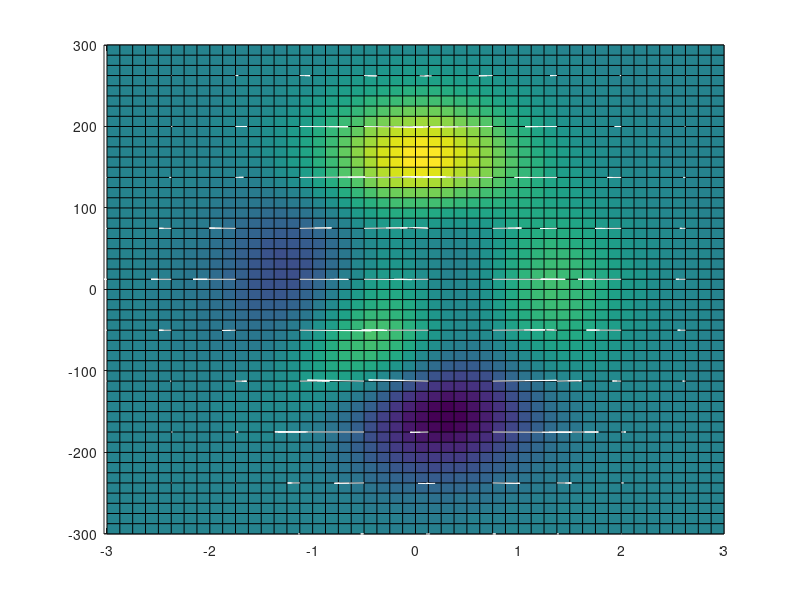

Recreate this plot in MATLAB. (Note: this script raises an error after producing the figure.)
%ARROW2TEST   test for ARROW2
% This script shows why arrow2 performs better than quiver in distorted axes,
%
% for instance in crosssections through oceans and seas and rivers, where the
% width is generally in the order of (tens of) kilometeres, while the depth
% is only in the order of (tens) of meters: an ratio of order 1000.
% G.J. de Boer, Dec 2004
%
%See also: ARROW2

 figure
 
    [x,y,z] = peaks;
    y       = 100.*y;
    
    [u,v]=gradient(z);
 
    arrowscale = 1;
    pcolor(x,y,z)
    hold on
 
    dm = 5;
    dn = 5;
    quiver(            x(1:dm:end,1:dn:end),...
                       y(1:dm:end,1:dn:end),...
           arrowscale.*u(1:dm:end,1:dn:end),...
           arrowscale.*v(1:dm:end,1:dn:end),0,'w');
 
    struct.scale = arrowscale;
    struct.color = 'k';
    struct.AspectRatioNormalisation = 1; %'min';
    
    arrow2(x(1:dm:end,1:dn:end),...
           y(1:dm:end,1:dn:end),...
           u(1:dm:end,1:dn:end),...
           v(1:dm:end,1:dn:end),struct);
   
figure

   [x,y] = meshgrid(-2:2:2,-2:2:2)
   u     = (x + y)./4;
   v     = (x - y)./4;
   
   plot(x,y,'o')
   hold on
   
   for i=1:length(x(:))
      txt{i} = strvcat([' u= ',num2str(u(i))],[' v= ',num2str(v(i))]);
      text(x(i),y(i),txt{i})
   end
   
   arrow2(x,y,u,v)
   
   grid
